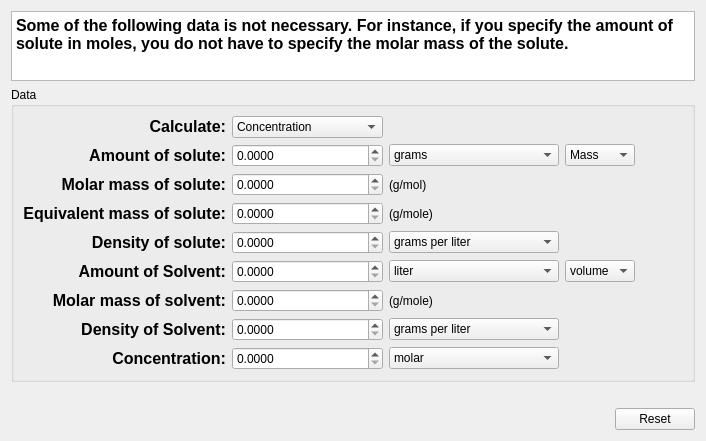
<?xml version="1.0" encoding="UTF-8"?>
<ui version="4.0">
 <class>concCalculator</class>
 <widget class="QWidget" name="concCalculator">
  <property name="enabled">
   <bool>true</bool>
  </property>
  <property name="geometry">
   <rect>
    <x>0</x>
    <y>0</y>
    <width>706</width>
    <height>433</height>
   </rect>
  </property>
  <layout class="QVBoxLayout" name="verticalLayout_2">
   <item>
    <widget class="KTextEdit" name="ktextedit">
     <property name="readOnly">
      <bool>true</bool>
     </property>
     <property name="html">
      <string>&lt;!DOCTYPE HTML PUBLIC &quot;-//W3C//DTD HTML 4.0//EN&quot; &quot;http://www.w3.org/TR/REC-html40/strict.dtd&quot;&gt;
&lt;html&gt;&lt;head&gt;&lt;meta name=&quot;qrichtext&quot; content=&quot;1&quot; /&gt;&lt;style type=&quot;text/css&quot;&gt;
p, li { white-space: pre-wrap; }
&lt;/style&gt;&lt;/head&gt;&lt;body style=&quot; font-family:'DejaVu Sans'; font-size:9pt; font-weight:400; font-style:normal;&quot;&gt;
&lt;p style=&quot; margin-top:0px; margin-bottom:0px; margin-left:0px; margin-right:0px; -qt-block-indent:0; text-indent:0px;&quot;&gt;&lt;span style=&quot; font-size:12pt; font-weight:600;&quot;&gt;Some of the following data is not necessary. For instance, if you specify the amount of solute in moles, you do not have to specify the molar mass of the solute.&lt;/span&gt;&lt;/p&gt;&lt;/body&gt;&lt;/html&gt;</string>
     </property>
    </widget>
   </item>
   <item>
    <widget class="QGroupBox" name="groupBox">
     <property name="title">
      <string>Data</string>
     </property>
     <layout class="QGridLayout" name="gridLayout">
      <item row="1" column="0">
       <widget class="QLabel" name="label_36">
        <property name="text">
         <string>&lt;!DOCTYPE HTML PUBLIC &quot;-//W3C//DTD HTML 4.0//EN&quot; &quot;http://www.w3.org/TR/REC-html40/strict.dtd&quot;&gt;
&lt;html&gt;&lt;head&gt;&lt;meta name=&quot;qrichtext&quot; content=&quot;1&quot; /&gt;&lt;style type=&quot;text/css&quot;&gt;
p, li { white-space: pre-wrap; }
&lt;/style&gt;&lt;/head&gt;&lt;body style=&quot; font-family:'DejaVu Sans'; font-size:9pt; font-weight:400; font-style:normal;&quot;&gt;
&lt;p style=&quot; margin-top:0px; margin-bottom:0px; margin-left:0px; margin-right:0px; -qt-block-indent:0; text-indent:0px;&quot;&gt;&lt;span style=&quot; font-size:12pt; font-weight:600;&quot;&gt;Amount of solute:&lt;/span&gt;&lt;/p&gt;&lt;/body&gt;&lt;/html&gt;</string>
        </property>
        <property name="alignment">
         <set>Qt::AlignRight|Qt::AlignTrailing|Qt::AlignVCenter</set>
        </property>
       </widget>
      </item>
      <item row="1" column="1">
       <widget class="QDoubleSpinBox" name="amtSolute">
        <property name="toolTip">
         <string>&lt;!DOCTYPE HTML PUBLIC &quot;-//W3C//DTD HTML 4.0//EN&quot; &quot;http://www.w3.org/TR/REC-html40/strict.dtd&quot;&gt;
&lt;html&gt;&lt;head&gt;&lt;meta name=&quot;qrichtext&quot; content=&quot;1&quot; /&gt;&lt;style type=&quot;text/css&quot;&gt;
p, li { white-space: pre-wrap; }
&lt;/style&gt;&lt;/head&gt;&lt;body style=&quot; font-family:'DejaVu Sans'; font-size:9pt; font-weight:400; font-style:normal;&quot;&gt;
&lt;p style=&quot; margin-top:0px; margin-bottom:0px; margin-left:0px; margin-right:0px; -qt-block-indent:0; text-indent:0px;&quot;&gt;&lt;span style=&quot; font-size:12pt;&quot;&gt;Specify the amount of solute&lt;/span&gt;&lt;/p&gt;&lt;/body&gt;&lt;/html&gt;</string>
        </property>
        <property name="whatsThis">
         <string>This is the box used to specify the amount of solute in the solution.</string>
        </property>
        <property name="decimals">
         <number>4</number>
        </property>
        <property name="maximum">
         <double>1000000000.000000000000000</double>
        </property>
       </widget>
      </item>
      <item row="1" column="3">
       <widget class="QComboBox" name="amtSltType">
        <property name="toolTip">
         <string>The method by which you want to specify the amount of solute</string>
        </property>
        <property name="whatsThis">
         <string>This box is used to change the mode in which the amount of solute is specified, i.e. mass, moles or volume.</string>
        </property>
        <item>
         <property name="text">
          <string>Mass</string>
         </property>
        </item>
        <item>
         <property name="text">
          <string>volume</string>
         </property>
        </item>
        <item>
         <property name="text">
          <string>moles</string>
         </property>
        </item>
       </widget>
      </item>
      <item row="2" column="0">
       <widget class="QLabel" name="label_39">
        <property name="text">
         <string>&lt;!DOCTYPE HTML PUBLIC &quot;-//W3C//DTD HTML 4.0//EN&quot; &quot;http://www.w3.org/TR/REC-html40/strict.dtd&quot;&gt;
&lt;html&gt;&lt;head&gt;&lt;meta name=&quot;qrichtext&quot; content=&quot;1&quot; /&gt;&lt;style type=&quot;text/css&quot;&gt;
p, li { white-space: pre-wrap; }
&lt;/style&gt;&lt;/head&gt;&lt;body style=&quot; font-family:'DejaVu Sans'; font-size:9pt; font-weight:400; font-style:normal;&quot;&gt;
&lt;p style=&quot; margin-top:0px; margin-bottom:0px; margin-left:0px; margin-right:0px; -qt-block-indent:0; text-indent:0px;&quot;&gt;&lt;span style=&quot; font-size:12pt; font-weight:600;&quot;&gt;Molar mass of solute:&lt;/span&gt;&lt;/p&gt;&lt;/body&gt;&lt;/html&gt;</string>
        </property>
        <property name="alignment">
         <set>Qt::AlignRight|Qt::AlignTrailing|Qt::AlignVCenter</set>
        </property>
       </widget>
      </item>
      <item row="2" column="1">
       <widget class="QDoubleSpinBox" name="molarMass">
        <property name="toolTip">
         <string>&lt;!DOCTYPE HTML PUBLIC &quot;-//W3C//DTD HTML 4.0//EN&quot; &quot;http://www.w3.org/TR/REC-html40/strict.dtd&quot;&gt;
&lt;html&gt;&lt;head&gt;&lt;meta name=&quot;qrichtext&quot; content=&quot;1&quot; /&gt;&lt;style type=&quot;text/css&quot;&gt;
p, li { white-space: pre-wrap; }
&lt;/style&gt;&lt;/head&gt;&lt;body style=&quot; font-family:'DejaVu Sans'; font-size:9pt; font-weight:400; font-style:normal;&quot;&gt;
&lt;p style=&quot; margin-top:0px; margin-bottom:0px; margin-left:0px; margin-right:0px; -qt-block-indent:0; text-indent:0px;&quot;&gt;&lt;span style=&quot; font-size:12pt;&quot;&gt;Specify the molar mass of the solute&lt;/span&gt;&lt;/p&gt;&lt;/body&gt;&lt;/html&gt;</string>
        </property>
        <property name="whatsThis">
         <string>This box is used to specify the molar mass of the substance.</string>
        </property>
        <property name="decimals">
         <number>4</number>
        </property>
        <property name="maximum">
         <double>1000000000.000000000000000</double>
        </property>
       </widget>
      </item>
      <item row="3" column="0">
       <widget class="QLabel" name="label_40">
        <property name="text">
         <string>&lt;!DOCTYPE HTML PUBLIC &quot;-//W3C//DTD HTML 4.0//EN&quot; &quot;http://www.w3.org/TR/REC-html40/strict.dtd&quot;&gt;
&lt;html&gt;&lt;head&gt;&lt;meta name=&quot;qrichtext&quot; content=&quot;1&quot; /&gt;&lt;style type=&quot;text/css&quot;&gt;
p, li { white-space: pre-wrap; }
&lt;/style&gt;&lt;/head&gt;&lt;body style=&quot; font-family:'DejaVu Sans'; font-size:9pt; font-weight:400; font-style:normal;&quot;&gt;
&lt;p style=&quot; margin-top:0px; margin-bottom:0px; margin-left:0px; margin-right:0px; -qt-block-indent:0; text-indent:0px;&quot;&gt;&lt;span style=&quot; font-size:12pt; font-weight:600;&quot;&gt;Equivalent mass of solute:&lt;/span&gt;&lt;/p&gt;&lt;/body&gt;&lt;/html&gt;</string>
        </property>
        <property name="alignment">
         <set>Qt::AlignRight|Qt::AlignTrailing|Qt::AlignVCenter</set>
        </property>
       </widget>
      </item>
      <item row="3" column="1">
       <widget class="QDoubleSpinBox" name="eqtMass">
        <property name="toolTip">
         <string>&lt;!DOCTYPE HTML PUBLIC &quot;-//W3C//DTD HTML 4.0//EN&quot; &quot;http://www.w3.org/TR/REC-html40/strict.dtd&quot;&gt;
&lt;html&gt;&lt;head&gt;&lt;meta name=&quot;qrichtext&quot; content=&quot;1&quot; /&gt;&lt;style type=&quot;text/css&quot;&gt;
p, li { white-space: pre-wrap; }
&lt;/style&gt;&lt;/head&gt;&lt;body style=&quot; font-family:'DejaVu Sans'; font-size:9pt; font-weight:400; font-style:normal;&quot;&gt;
&lt;p style=&quot; margin-top:0px; margin-bottom:0px; margin-left:0px; margin-right:0px; -qt-block-indent:0; text-indent:0px;&quot;&gt;&lt;span style=&quot; font-size:12pt;&quot;&gt;Specify the equivalent mass of the solute&lt;/span&gt;&lt;/p&gt;&lt;/body&gt;&lt;/html&gt;</string>
        </property>
        <property name="whatsThis">
         <string>This box is used to specify the equivalent mass of the solute. This is required only if concentration in terms of normality is involved.
Normality = Number of Equivalents / liter of solution</string>
        </property>
        <property name="decimals">
         <number>4</number>
        </property>
        <property name="maximum">
         <double>1000000000.000000000000000</double>
        </property>
       </widget>
      </item>
      <item row="4" column="0">
       <widget class="QLabel" name="label_52">
        <property name="text">
         <string>&lt;!DOCTYPE HTML PUBLIC &quot;-//W3C//DTD HTML 4.0//EN&quot; &quot;http://www.w3.org/TR/REC-html40/strict.dtd&quot;&gt;
&lt;html&gt;&lt;head&gt;&lt;meta name=&quot;qrichtext&quot; content=&quot;1&quot; /&gt;&lt;style type=&quot;text/css&quot;&gt;
p, li { white-space: pre-wrap; }
&lt;/style&gt;&lt;/head&gt;&lt;body style=&quot; font-family:'DejaVu Sans'; font-size:9pt; font-weight:400; font-style:normal;&quot;&gt;
&lt;p style=&quot; margin-top:0px; margin-bottom:0px; margin-left:0px; margin-right:0px; -qt-block-indent:0; text-indent:0px;&quot;&gt;&lt;span style=&quot; font-size:12pt; font-weight:600;&quot;&gt;Density of solute:&lt;/span&gt;&lt;/p&gt;&lt;/body&gt;&lt;/html&gt;</string>
        </property>
        <property name="alignment">
         <set>Qt::AlignRight|Qt::AlignTrailing|Qt::AlignVCenter</set>
        </property>
       </widget>
      </item>
      <item row="4" column="1">
       <widget class="QDoubleSpinBox" name="densitySolute">
        <property name="toolTip">
         <string>&lt;!DOCTYPE HTML PUBLIC &quot;-//W3C//DTD HTML 4.0//EN&quot; &quot;http://www.w3.org/TR/REC-html40/strict.dtd&quot;&gt;
&lt;html&gt;&lt;head&gt;&lt;meta name=&quot;qrichtext&quot; content=&quot;1&quot; /&gt;&lt;style type=&quot;text/css&quot;&gt;
p, li { white-space: pre-wrap; }
&lt;/style&gt;&lt;/head&gt;&lt;body style=&quot; font-family:'DejaVu Sans'; font-size:9pt; font-weight:400; font-style:normal;&quot;&gt;
&lt;p style=&quot; margin-top:0px; margin-bottom:0px; margin-left:0px; margin-right:0px; -qt-block-indent:0; text-indent:0px;&quot;&gt;&lt;span style=&quot; font-size:12pt;&quot;&gt;Specify the density of the solute&lt;/span&gt;&lt;/p&gt;&lt;/body&gt;&lt;/html&gt;</string>
        </property>
        <property name="whatsThis">
         <string>This box is used to specify the value of the density of the solute. This is required only if you are specifying the amount of solute in terms of volume.</string>
        </property>
        <property name="decimals">
         <number>4</number>
        </property>
        <property name="maximum">
         <double>1000000000.000000000000000</double>
        </property>
       </widget>
      </item>
      <item row="5" column="0">
       <widget class="QLabel" name="label_31">
        <property name="text">
         <string>&lt;!DOCTYPE HTML PUBLIC &quot;-//W3C//DTD HTML 4.0//EN&quot; &quot;http://www.w3.org/TR/REC-html40/strict.dtd&quot;&gt;
&lt;html&gt;&lt;head&gt;&lt;meta name=&quot;qrichtext&quot; content=&quot;1&quot; /&gt;&lt;style type=&quot;text/css&quot;&gt;
p, li { white-space: pre-wrap; }
&lt;/style&gt;&lt;/head&gt;&lt;body style=&quot; font-family:'DejaVu Sans'; font-size:9pt; font-weight:400; font-style:normal;&quot;&gt;
&lt;p style=&quot; margin-top:0px; margin-bottom:0px; margin-left:0px; margin-right:0px; -qt-block-indent:0; text-indent:0px;&quot;&gt;&lt;span style=&quot; font-size:12pt; font-weight:600;&quot;&gt;Amount of Solvent:&lt;/span&gt;&lt;/p&gt;&lt;/body&gt;&lt;/html&gt;</string>
        </property>
        <property name="alignment">
         <set>Qt::AlignRight|Qt::AlignTrailing|Qt::AlignVCenter</set>
        </property>
       </widget>
      </item>
      <item row="5" column="1">
       <widget class="QDoubleSpinBox" name="amtSolvent">
        <property name="toolTip">
         <string>&lt;!DOCTYPE HTML PUBLIC &quot;-//W3C//DTD HTML 4.0//EN&quot; &quot;http://www.w3.org/TR/REC-html40/strict.dtd&quot;&gt;
&lt;html&gt;&lt;head&gt;&lt;meta name=&quot;qrichtext&quot; content=&quot;1&quot; /&gt;&lt;style type=&quot;text/css&quot;&gt;
p, li { white-space: pre-wrap; }
&lt;/style&gt;&lt;/head&gt;&lt;body style=&quot; font-family:'DejaVu Sans'; font-size:9pt; font-weight:400; font-style:normal;&quot;&gt;
&lt;p style=&quot; margin-top:0px; margin-bottom:0px; margin-left:0px; margin-right:0px; -qt-block-indent:0; text-indent:0px;&quot;&gt;&lt;span style=&quot; font-size:12pt;&quot;&gt;Specify the amount of solvent&lt;/span&gt;&lt;/p&gt;&lt;/body&gt;&lt;/html&gt;</string>
        </property>
        <property name="whatsThis">
         <string>This box is used to specify the amount of solvent in the solution.</string>
        </property>
        <property name="decimals">
         <number>4</number>
        </property>
        <property name="maximum">
         <double>1000000000.000000000000000</double>
        </property>
       </widget>
      </item>
      <item row="5" column="3">
       <widget class="QComboBox" name="amtSlvtType">
        <property name="toolTip">
         <string>&lt;!DOCTYPE HTML PUBLIC &quot;-//W3C//DTD HTML 4.0//EN&quot; &quot;http://www.w3.org/TR/REC-html40/strict.dtd&quot;&gt;
&lt;html&gt;&lt;head&gt;&lt;meta name=&quot;qrichtext&quot; content=&quot;1&quot; /&gt;&lt;style type=&quot;text/css&quot;&gt;
p, li { white-space: pre-wrap; }
&lt;/style&gt;&lt;/head&gt;&lt;body style=&quot; font-family:'DejaVu Sans'; font-size:9pt; font-weight:400; font-style:normal;&quot;&gt;
&lt;p style=&quot; margin-top:0px; margin-bottom:0px; margin-left:0px; margin-right:0px; -qt-block-indent:0; text-indent:0px;&quot;&gt;&lt;span style=&quot; font-size:12pt;&quot;&gt;The method by which you want to specify volume&lt;/span&gt;&lt;/p&gt;&lt;/body&gt;&lt;/html&gt;</string>
        </property>
        <property name="whatsThis">
         <string>This box is used to change the mode in which amount of solvent is specified, i.e. mass, moles or volume.</string>
        </property>
        <item>
         <property name="text">
          <string>volume</string>
         </property>
        </item>
        <item>
         <property name="text">
          <string>Mass</string>
         </property>
        </item>
        <item>
         <property name="text">
          <string>moles</string>
         </property>
        </item>
       </widget>
      </item>
      <item row="6" column="0">
       <widget class="QLabel" name="label_42">
        <property name="text">
         <string>&lt;!DOCTYPE HTML PUBLIC &quot;-//W3C//DTD HTML 4.0//EN&quot; &quot;http://www.w3.org/TR/REC-html40/strict.dtd&quot;&gt;
&lt;html&gt;&lt;head&gt;&lt;meta name=&quot;qrichtext&quot; content=&quot;1&quot; /&gt;&lt;style type=&quot;text/css&quot;&gt;
p, li { white-space: pre-wrap; }
&lt;/style&gt;&lt;/head&gt;&lt;body style=&quot; font-family:'DejaVu Sans'; font-size:9pt; font-weight:400; font-style:normal;&quot;&gt;
&lt;p style=&quot; margin-top:0px; margin-bottom:0px; margin-left:0px; margin-right:0px; -qt-block-indent:0; text-indent:0px;&quot;&gt;&lt;span style=&quot; font-size:12pt; font-weight:600;&quot;&gt;Molar mass of solvent:&lt;/span&gt;&lt;/p&gt;&lt;/body&gt;&lt;/html&gt;</string>
        </property>
        <property name="alignment">
         <set>Qt::AlignRight|Qt::AlignTrailing|Qt::AlignVCenter</set>
        </property>
       </widget>
      </item>
      <item row="6" column="1">
       <widget class="QDoubleSpinBox" name="molarMassSolvent">
        <property name="toolTip">
         <string>&lt;!DOCTYPE HTML PUBLIC &quot;-//W3C//DTD HTML 4.0//EN&quot; &quot;http://www.w3.org/TR/REC-html40/strict.dtd&quot;&gt;
&lt;html&gt;&lt;head&gt;&lt;meta name=&quot;qrichtext&quot; content=&quot;1&quot; /&gt;&lt;style type=&quot;text/css&quot;&gt;
p, li { white-space: pre-wrap; }
&lt;/style&gt;&lt;/head&gt;&lt;body style=&quot; font-family:'DejaVu Sans'; font-size:9pt; font-weight:400; font-style:normal;&quot;&gt;
&lt;p style=&quot; margin-top:0px; margin-bottom:0px; margin-left:0px; margin-right:0px; -qt-block-indent:0; text-indent:0px;&quot;&gt;&lt;span style=&quot; font-size:12pt;&quot;&gt;Specify the molar mass of the solvent&lt;/span&gt;&lt;/p&gt;&lt;/body&gt;&lt;/html&gt;</string>
        </property>
        <property name="whatsThis">
         <string>This box is used to specify the molar mass of the solvent.</string>
        </property>
        <property name="decimals">
         <number>4</number>
        </property>
        <property name="maximum">
         <double>1000000000.000000000000000</double>
        </property>
       </widget>
      </item>
      <item row="7" column="0">
       <widget class="QLabel" name="label_55">
        <property name="text">
         <string>&lt;!DOCTYPE HTML PUBLIC &quot;-//W3C//DTD HTML 4.0//EN&quot; &quot;http://www.w3.org/TR/REC-html40/strict.dtd&quot;&gt;
&lt;html&gt;&lt;head&gt;&lt;meta name=&quot;qrichtext&quot; content=&quot;1&quot; /&gt;&lt;style type=&quot;text/css&quot;&gt;
p, li { white-space: pre-wrap; }
&lt;/style&gt;&lt;/head&gt;&lt;body style=&quot; font-family:'DejaVu Sans'; font-size:9pt; font-weight:400; font-style:normal;&quot;&gt;
&lt;p style=&quot; margin-top:0px; margin-bottom:0px; margin-left:0px; margin-right:0px; -qt-block-indent:0; text-indent:0px;&quot;&gt;&lt;span style=&quot; font-size:12pt; font-weight:600;&quot;&gt;Density of Solvent:&lt;/span&gt;&lt;/p&gt;&lt;/body&gt;&lt;/html&gt;</string>
        </property>
        <property name="alignment">
         <set>Qt::AlignRight|Qt::AlignTrailing|Qt::AlignVCenter</set>
        </property>
       </widget>
      </item>
      <item row="7" column="1">
       <widget class="QDoubleSpinBox" name="densitySolvent">
        <property name="toolTip">
         <string>&lt;!DOCTYPE HTML PUBLIC &quot;-//W3C//DTD HTML 4.0//EN&quot; &quot;http://www.w3.org/TR/REC-html40/strict.dtd&quot;&gt;
&lt;html&gt;&lt;head&gt;&lt;meta name=&quot;qrichtext&quot; content=&quot;1&quot; /&gt;&lt;style type=&quot;text/css&quot;&gt;
p, li { white-space: pre-wrap; }
&lt;/style&gt;&lt;/head&gt;&lt;body style=&quot; font-family:'DejaVu Sans'; font-size:9pt; font-weight:400; font-style:normal;&quot;&gt;
&lt;p style=&quot; margin-top:0px; margin-bottom:0px; margin-left:0px; margin-right:0px; -qt-block-indent:0; text-indent:0px;&quot;&gt;&lt;span style=&quot; font-size:12pt;&quot;&gt;Specify the density of the solvent&lt;/span&gt;&lt;/p&gt;&lt;/body&gt;&lt;/html&gt;</string>
        </property>
        <property name="whatsThis">
         <string>This box is used to specify the density of the solution and is required only if the amount of solution is specified/needed in terms of mass.</string>
        </property>
        <property name="decimals">
         <number>4</number>
        </property>
        <property name="maximum">
         <double>1000000000.000000000000000</double>
        </property>
       </widget>
      </item>
      <item row="8" column="0">
       <widget class="QLabel" name="label_41">
        <property name="text">
         <string>&lt;!DOCTYPE HTML PUBLIC &quot;-//W3C//DTD HTML 4.0//EN&quot; &quot;http://www.w3.org/TR/REC-html40/strict.dtd&quot;&gt;
&lt;html&gt;&lt;head&gt;&lt;meta name=&quot;qrichtext&quot; content=&quot;1&quot; /&gt;&lt;style type=&quot;text/css&quot;&gt;
p, li { white-space: pre-wrap; }
&lt;/style&gt;&lt;/head&gt;&lt;body style=&quot; font-family:'DejaVu Sans'; font-size:9pt; font-weight:400; font-style:normal;&quot;&gt;
&lt;p style=&quot; margin-top:0px; margin-bottom:0px; margin-left:0px; margin-right:0px; -qt-block-indent:0; text-indent:0px;&quot;&gt;&lt;span style=&quot; font-size:12pt; font-weight:600;&quot;&gt;Concentration:&lt;/span&gt;&lt;/p&gt;&lt;/body&gt;&lt;/html&gt;</string>
        </property>
        <property name="alignment">
         <set>Qt::AlignRight|Qt::AlignTrailing|Qt::AlignVCenter</set>
        </property>
       </widget>
      </item>
      <item row="8" column="1">
       <widget class="QDoubleSpinBox" name="concentration">
        <property name="toolTip">
         <string>&lt;!DOCTYPE HTML PUBLIC &quot;-//W3C//DTD HTML 4.0//EN&quot; &quot;http://www.w3.org/TR/REC-html40/strict.dtd&quot;&gt;
&lt;html&gt;&lt;head&gt;&lt;meta name=&quot;qrichtext&quot; content=&quot;1&quot; /&gt;&lt;style type=&quot;text/css&quot;&gt;
p, li { white-space: pre-wrap; }
&lt;/style&gt;&lt;/head&gt;&lt;body style=&quot; font-family:'DejaVu Sans'; font-size:9pt; font-weight:400; font-style:normal;&quot;&gt;
&lt;p style=&quot; margin-top:0px; margin-bottom:0px; margin-left:0px; margin-right:0px; -qt-block-indent:0; text-indent:0px;&quot;&gt;&lt;span style=&quot; font-size:12pt;&quot;&gt;Specify the concentration of the solution&lt;/span&gt;&lt;/p&gt;&lt;/body&gt;&lt;/html&gt;</string>
        </property>
        <property name="whatsThis">
         <string>This box is used to specify the concentration of the solution in respective units to the right.</string>
        </property>
        <property name="decimals">
         <number>4</number>
        </property>
        <property name="maximum">
         <double>1000000000.000000000000000</double>
        </property>
       </widget>
      </item>
      <item row="0" column="0">
       <widget class="QLabel" name="label_37">
        <property name="text">
         <string>&lt;!DOCTYPE HTML PUBLIC &quot;-//W3C//DTD HTML 4.0//EN&quot; &quot;http://www.w3.org/TR/REC-html40/strict.dtd&quot;&gt;
&lt;html&gt;&lt;head&gt;&lt;meta name=&quot;qrichtext&quot; content=&quot;1&quot; /&gt;&lt;style type=&quot;text/css&quot;&gt;
p, li { white-space: pre-wrap; }
&lt;/style&gt;&lt;/head&gt;&lt;body style=&quot; font-family:'DejaVu Sans'; font-size:9pt; font-weight:400; font-style:normal;&quot;&gt;
&lt;p style=&quot; margin-top:0px; margin-bottom:0px; margin-left:0px; margin-right:0px; -qt-block-indent:0; text-indent:0px;&quot;&gt;&lt;span style=&quot; font-size:12pt; font-weight:600;&quot;&gt;Calculate:&lt;/span&gt;&lt;/p&gt;&lt;/body&gt;&lt;/html&gt;</string>
        </property>
        <property name="alignment">
         <set>Qt::AlignRight|Qt::AlignTrailing|Qt::AlignVCenter</set>
        </property>
       </widget>
      </item>
      <item row="0" column="1">
       <widget class="QComboBox" name="mode">
        <property name="toolTip">
         <string>&lt;!DOCTYPE HTML PUBLIC &quot;-//W3C//DTD HTML 4.0//EN&quot; &quot;http://www.w3.org/TR/REC-html40/strict.dtd&quot;&gt;
&lt;html&gt;&lt;head&gt;&lt;meta name=&quot;qrichtext&quot; content=&quot;1&quot; /&gt;&lt;style type=&quot;text/css&quot;&gt;
p, li { white-space: pre-wrap; }
&lt;/style&gt;&lt;/head&gt;&lt;body style=&quot; font-family:'DejaVu Sans'; font-size:9pt; font-weight:400; font-style:normal;&quot;&gt;
&lt;p style=&quot; margin-top:0px; margin-bottom:0px; margin-left:0px; margin-right:0px; -qt-block-indent:0; text-indent:0px;&quot;&gt;&lt;span style=&quot; font-size:12pt;&quot;&gt;Specify what you want to calculate&lt;/span&gt;&lt;/p&gt;&lt;/body&gt;&lt;/html&gt;</string>
        </property>
        <property name="whatsThis">
         <string>This is the list of quantities that you can calculate. Choose one of the quantities and specify the other required values to calculate it.</string>
        </property>
        <property name="currentIndex">
         <number>5</number>
        </property>
        <item>
         <property name="text">
          <string>Amount of Solute</string>
         </property>
        </item>
        <item>
         <property name="text">
          <string>Molar Mass of Solute</string>
         </property>
        </item>
        <item>
         <property name="text">
          <string>Equivalent Mass</string>
         </property>
        </item>
        <item>
         <property name="text">
          <string>Amount of Solvent</string>
         </property>
        </item>
        <item>
         <property name="text">
          <string>Molar Mass of Solvent</string>
         </property>
        </item>
        <item>
         <property name="text">
          <string>Concentration</string>
         </property>
        </item>
       </widget>
      </item>
      <item row="1" column="5">
       <spacer name="horizontalSpacer">
        <property name="orientation">
         <enum>Qt::Horizontal</enum>
        </property>
        <property name="sizeHint" stdset="0">
         <size>
          <width>40</width>
          <height>20</height>
         </size>
        </property>
       </spacer>
      </item>
      <item row="7" column="2">
       <widget class="QComboBox" name="densSlvt_unit">
        <property name="toolTip">
         <string>Specify the units for density of solvent</string>
        </property>
        <item>
         <property name="text">
          <string>grams per liter</string>
         </property>
        </item>
        <item>
         <property name="text">
          <string>grams per milliliter</string>
         </property>
        </item>
        <item>
         <property name="text">
          <string>kilograms per cubic meter</string>
         </property>
        </item>
        <item>
         <property name="text">
          <string>kilograms per liter</string>
         </property>
        </item>
        <item>
         <property name="text">
          <string>ounces per cubic inch</string>
         </property>
        </item>
        <item>
         <property name="text">
          <string>pounds per cubic inch</string>
         </property>
        </item>
        <item>
         <property name="text">
          <string>pounds per cubic foot</string>
         </property>
        </item>
        <item>
         <property name="text">
          <string>pounds per cubic yard</string>
         </property>
        </item>
       </widget>
      </item>
      <item row="8" column="2">
       <widget class="QComboBox" name="conc_unit">
        <property name="toolTip">
         <string>&lt;!DOCTYPE HTML PUBLIC &quot;-//W3C//DTD HTML 4.0//EN&quot; &quot;http://www.w3.org/TR/REC-html40/strict.dtd&quot;&gt;
&lt;html&gt;&lt;head&gt;&lt;meta name=&quot;qrichtext&quot; content=&quot;1&quot; /&gt;&lt;style type=&quot;text/css&quot;&gt;
p, li { white-space: pre-wrap; }
&lt;/style&gt;&lt;/head&gt;&lt;body style=&quot; font-family:'DejaVu Sans'; font-size:9pt; font-weight:400; font-style:normal;&quot;&gt;
&lt;p style=&quot; margin-top:0px; margin-bottom:0px; margin-left:0px; margin-right:0px; -qt-block-indent:0; text-indent:0px;&quot;&gt;&lt;span style=&quot; font-size:12pt;&quot;&gt;Specify the unit/method for specifying concentration&lt;/span&gt;&lt;/p&gt;&lt;/body&gt;&lt;/html&gt;</string>
        </property>
        <item>
         <property name="text">
          <string>molar</string>
         </property>
        </item>
        <item>
         <property name="text">
          <string>Normal</string>
         </property>
        </item>
        <item>
         <property name="text">
          <string>molal</string>
         </property>
        </item>
        <item>
         <property name="text">
          <string>% ( mass )</string>
         </property>
        </item>
        <item>
         <property name="text">
          <string>% ( volume )</string>
         </property>
        </item>
        <item>
         <property name="text">
          <string>% ( moles )</string>
         </property>
        </item>
       </widget>
      </item>
      <item row="5" column="2">
       <widget class="QComboBox" name="amtSlvt_unit">
        <property name="toolTip">
         <string>&lt;!DOCTYPE HTML PUBLIC &quot;-//W3C//DTD HTML 4.0//EN&quot; &quot;http://www.w3.org/TR/REC-html40/strict.dtd&quot;&gt;
&lt;html&gt;&lt;head&gt;&lt;meta name=&quot;qrichtext&quot; content=&quot;1&quot; /&gt;&lt;style type=&quot;text/css&quot;&gt;
p, li { white-space: pre-wrap; }
&lt;/style&gt;&lt;/head&gt;&lt;body style=&quot; font-family:'DejaVu Sans'; font-size:9pt; font-weight:400; font-style:normal;&quot;&gt;
&lt;p style=&quot; margin-top:0px; margin-bottom:0px; margin-left:0px; margin-right:0px; -qt-block-indent:0; text-indent:0px;&quot;&gt;&lt;span style=&quot; font-size:12pt;&quot;&gt;The units for amount of solvent&lt;/span&gt;&lt;/p&gt;&lt;/body&gt;&lt;/html&gt;</string>
        </property>
        <property name="whatsThis">
         <string>This box is used to specify the units for the amount of solvent in the solution.</string>
        </property>
        <item>
         <property name="text">
          <string>liter</string>
         </property>
        </item>
        <item>
         <property name="text">
          <string>cubic feet</string>
         </property>
        </item>
        <item>
         <property name="text">
          <string>cubic inch</string>
         </property>
        </item>
        <item>
         <property name="text">
          <string>cubic mile</string>
         </property>
        </item>
        <item>
         <property name="text">
          <string>fluid ounce</string>
         </property>
        </item>
        <item>
         <property name="text">
          <string>cups</string>
         </property>
        </item>
        <item>
         <property name="text">
          <string>gallons</string>
         </property>
        </item>
        <item>
         <property name="text">
          <string>pints</string>
         </property>
        </item>
       </widget>
      </item>
      <item row="6" column="2">
       <widget class="QLabel" name="label_19">
        <property name="toolTip">
         <string>&lt;!DOCTYPE HTML PUBLIC &quot;-//W3C//DTD HTML 4.0//EN&quot; &quot;http://www.w3.org/TR/REC-html40/strict.dtd&quot;&gt;
&lt;html&gt;&lt;head&gt;&lt;meta name=&quot;qrichtext&quot; content=&quot;1&quot; /&gt;&lt;style type=&quot;text/css&quot;&gt;
p, li { white-space: pre-wrap; }
&lt;/style&gt;&lt;/head&gt;&lt;body style=&quot; font-family:'DejaVu Sans'; font-size:9pt; font-weight:400; font-style:normal;&quot;&gt;
&lt;p style=&quot; margin-top:0px; margin-bottom:0px; margin-left:0px; margin-right:0px; -qt-block-indent:0; text-indent:0px;&quot;&gt;&lt;span style=&quot; font-size:12pt;&quot;&gt;The units for molar mass of solvent&lt;/span&gt;&lt;/p&gt;&lt;/body&gt;&lt;/html&gt;</string>
        </property>
        <property name="text">
         <string>(g/mole)</string>
        </property>
        <property name="alignment">
         <set>Qt::AlignLeading|Qt::AlignLeft|Qt::AlignVCenter</set>
        </property>
       </widget>
      </item>
      <item row="4" column="2">
       <widget class="QComboBox" name="densSlt_unit">
        <property name="toolTip">
         <string>&lt;!DOCTYPE HTML PUBLIC &quot;-//W3C//DTD HTML 4.0//EN&quot; &quot;http://www.w3.org/TR/REC-html40/strict.dtd&quot;&gt;
&lt;html&gt;&lt;head&gt;&lt;meta name=&quot;qrichtext&quot; content=&quot;1&quot; /&gt;&lt;style type=&quot;text/css&quot;&gt;
p, li { white-space: pre-wrap; }
&lt;/style&gt;&lt;/head&gt;&lt;body style=&quot; font-family:'DejaVu Sans'; font-size:9pt; font-weight:400; font-style:normal;&quot;&gt;
&lt;p style=&quot; margin-top:0px; margin-bottom:0px; margin-left:0px; margin-right:0px; -qt-block-indent:0; text-indent:0px;&quot;&gt;&lt;span style=&quot; font-size:12pt;&quot;&gt;Specify the units of density&lt;/span&gt;&lt;/p&gt;&lt;/body&gt;&lt;/html&gt;</string>
        </property>
        <property name="whatsThis">
         <string>This box is used to specify the units of the density of the solute. This is required only if you are specifying the amount of solute in terms of volume.</string>
        </property>
        <item>
         <property name="text">
          <string>grams per liter</string>
         </property>
        </item>
        <item>
         <property name="text">
          <string>grams per milliliter</string>
         </property>
        </item>
        <item>
         <property name="text">
          <string>kilograms per cubic meter</string>
         </property>
        </item>
        <item>
         <property name="text">
          <string>kilograms per liter</string>
         </property>
        </item>
        <item>
         <property name="text">
          <string>ounces per cubic inch</string>
         </property>
        </item>
        <item>
         <property name="text">
          <string>pounds per cubic inch</string>
         </property>
        </item>
        <item>
         <property name="text">
          <string>pounds per cubic foot</string>
         </property>
        </item>
        <item>
         <property name="text">
          <string>pounds per cubic yard</string>
         </property>
        </item>
       </widget>
      </item>
      <item row="1" column="2">
       <widget class="QComboBox" name="amtSlt_unit">
        <property name="toolTip">
         <string>&lt;!DOCTYPE HTML PUBLIC &quot;-//W3C//DTD HTML 4.0//EN&quot; &quot;http://www.w3.org/TR/REC-html40/strict.dtd&quot;&gt;
&lt;html&gt;&lt;head&gt;&lt;meta name=&quot;qrichtext&quot; content=&quot;1&quot; /&gt;&lt;style type=&quot;text/css&quot;&gt;
p, li { white-space: pre-wrap; }
&lt;/style&gt;&lt;/head&gt;&lt;body style=&quot; font-family:'DejaVu Sans'; font-size:9pt; font-weight:400; font-style:normal;&quot;&gt;
&lt;p style=&quot; margin-top:0px; margin-bottom:0px; margin-left:0px; margin-right:0px; -qt-block-indent:0; text-indent:0px;&quot;&gt;&lt;span style=&quot; font-size:12pt;&quot;&gt;Specify the units for the amount of solute&lt;/span&gt;&lt;/p&gt;&lt;/body&gt;&lt;/html&gt;</string>
        </property>
        <property name="whatsThis">
         <string>This box is used to specify the units for the amount of solute in the solution.</string>
        </property>
        <item>
         <property name="text">
          <string>grams</string>
         </property>
        </item>
        <item>
         <property name="text">
          <string>kilograms</string>
         </property>
        </item>
        <item>
         <property name="text">
          <string>tons</string>
         </property>
        </item>
        <item>
         <property name="text">
          <string>carats</string>
         </property>
        </item>
        <item>
         <property name="text">
          <string>pounds</string>
         </property>
        </item>
        <item>
         <property name="text">
          <string>ounces</string>
         </property>
        </item>
        <item>
         <property name="text">
          <string>troy ounces</string>
         </property>
        </item>
       </widget>
      </item>
      <item row="2" column="2">
       <widget class="QLabel" name="label_17">
        <property name="toolTip">
         <string>&lt;!DOCTYPE HTML PUBLIC &quot;-//W3C//DTD HTML 4.0//EN&quot; &quot;http://www.w3.org/TR/REC-html40/strict.dtd&quot;&gt;
&lt;html&gt;&lt;head&gt;&lt;meta name=&quot;qrichtext&quot; content=&quot;1&quot; /&gt;&lt;style type=&quot;text/css&quot;&gt;
p, li { white-space: pre-wrap; }
&lt;/style&gt;&lt;/head&gt;&lt;body style=&quot; font-family:'DejaVu Sans'; font-size:9pt; font-weight:400; font-style:normal;&quot;&gt;
&lt;p style=&quot; margin-top:0px; margin-bottom:0px; margin-left:0px; margin-right:0px; -qt-block-indent:0; text-indent:0px;&quot;&gt;&lt;span style=&quot; font-size:12pt;&quot;&gt;Units for molar mass of solute&lt;/span&gt;&lt;/p&gt;&lt;/body&gt;&lt;/html&gt;</string>
        </property>
        <property name="text">
         <string>(g/mol)</string>
        </property>
        <property name="alignment">
         <set>Qt::AlignLeading|Qt::AlignLeft|Qt::AlignVCenter</set>
        </property>
       </widget>
      </item>
      <item row="3" column="2">
       <widget class="QLabel" name="label_18">
        <property name="toolTip">
         <string>&lt;!DOCTYPE HTML PUBLIC &quot;-//W3C//DTD HTML 4.0//EN&quot; &quot;http://www.w3.org/TR/REC-html40/strict.dtd&quot;&gt;
&lt;html&gt;&lt;head&gt;&lt;meta name=&quot;qrichtext&quot; content=&quot;1&quot; /&gt;&lt;style type=&quot;text/css&quot;&gt;
p, li { white-space: pre-wrap; }
&lt;/style&gt;&lt;/head&gt;&lt;body style=&quot; font-family:'DejaVu Sans'; font-size:9pt; font-weight:400; font-style:normal;&quot;&gt;
&lt;p style=&quot; margin-top:0px; margin-bottom:0px; margin-left:0px; margin-right:0px; -qt-block-indent:0; text-indent:0px;&quot;&gt;&lt;span style=&quot; font-size:12pt;&quot;&gt;Units for equivalent mass of solute&lt;/span&gt;&lt;/p&gt;&lt;/body&gt;&lt;/html&gt;</string>
        </property>
        <property name="text">
         <string>(g/mole)</string>
        </property>
        <property name="alignment">
         <set>Qt::AlignLeading|Qt::AlignLeft|Qt::AlignVCenter</set>
        </property>
       </widget>
      </item>
      <item row="1" column="6">
       <spacer name="horizontalSpacer_2">
        <property name="orientation">
         <enum>Qt::Horizontal</enum>
        </property>
        <property name="sizeHint" stdset="0">
         <size>
          <width>40</width>
          <height>20</height>
         </size>
        </property>
       </spacer>
      </item>
     </layout>
    </widget>
   </item>
   <item>
    <widget class="QLabel" name="error">
     <property name="text">
      <string/>
     </property>
    </widget>
   </item>
   <item>
    <spacer name="verticalSpacer_4">
     <property name="orientation">
      <enum>Qt::Vertical</enum>
     </property>
     <property name="sizeHint" stdset="0">
      <size>
       <width>20</width>
       <height>232</height>
      </size>
     </property>
    </spacer>
   </item>
   <item>
    <layout class="QHBoxLayout" name="horizontalLayout_4">
     <item>
      <spacer name="horizontalSpacer_4">
       <property name="orientation">
        <enum>Qt::Horizontal</enum>
       </property>
       <property name="sizeHint" stdset="0">
        <size>
         <width>40</width>
         <height>20</height>
        </size>
       </property>
      </spacer>
     </item>
     <item>
      <widget class="QPushButton" name="reset">
       <property name="toolTip">
        <string>&lt;!DOCTYPE HTML PUBLIC &quot;-//W3C//DTD HTML 4.0//EN&quot; &quot;http://www.w3.org/TR/REC-html40/strict.dtd&quot;&gt;
&lt;html&gt;&lt;head&gt;&lt;meta name=&quot;qrichtext&quot; content=&quot;1&quot; /&gt;&lt;style type=&quot;text/css&quot;&gt;
p, li { white-space: pre-wrap; }
&lt;/style&gt;&lt;/head&gt;&lt;body style=&quot; font-family:'DejaVu Sans'; font-size:9pt; font-weight:400; font-style:normal;&quot;&gt;
&lt;p style=&quot; margin-top:0px; margin-bottom:0px; margin-left:0px; margin-right:0px; -qt-block-indent:0; text-indent:0px;&quot;&gt;&lt;span style=&quot; font-size:12pt;&quot;&gt;Reset all values to initial values&lt;/span&gt;&lt;/p&gt;&lt;/body&gt;&lt;/html&gt;</string>
       </property>
       <property name="text">
        <string>Reset</string>
       </property>
      </widget>
     </item>
    </layout>
   </item>
  </layout>
 </widget>
 <customwidgets>
  <customwidget>
   <class>KTextEdit</class>
   <extends>QTextEdit</extends>
   <header>ktextedit.h</header>
  </customwidget>
 </customwidgets>
 <resources/>
 <connections/>
</ui>
